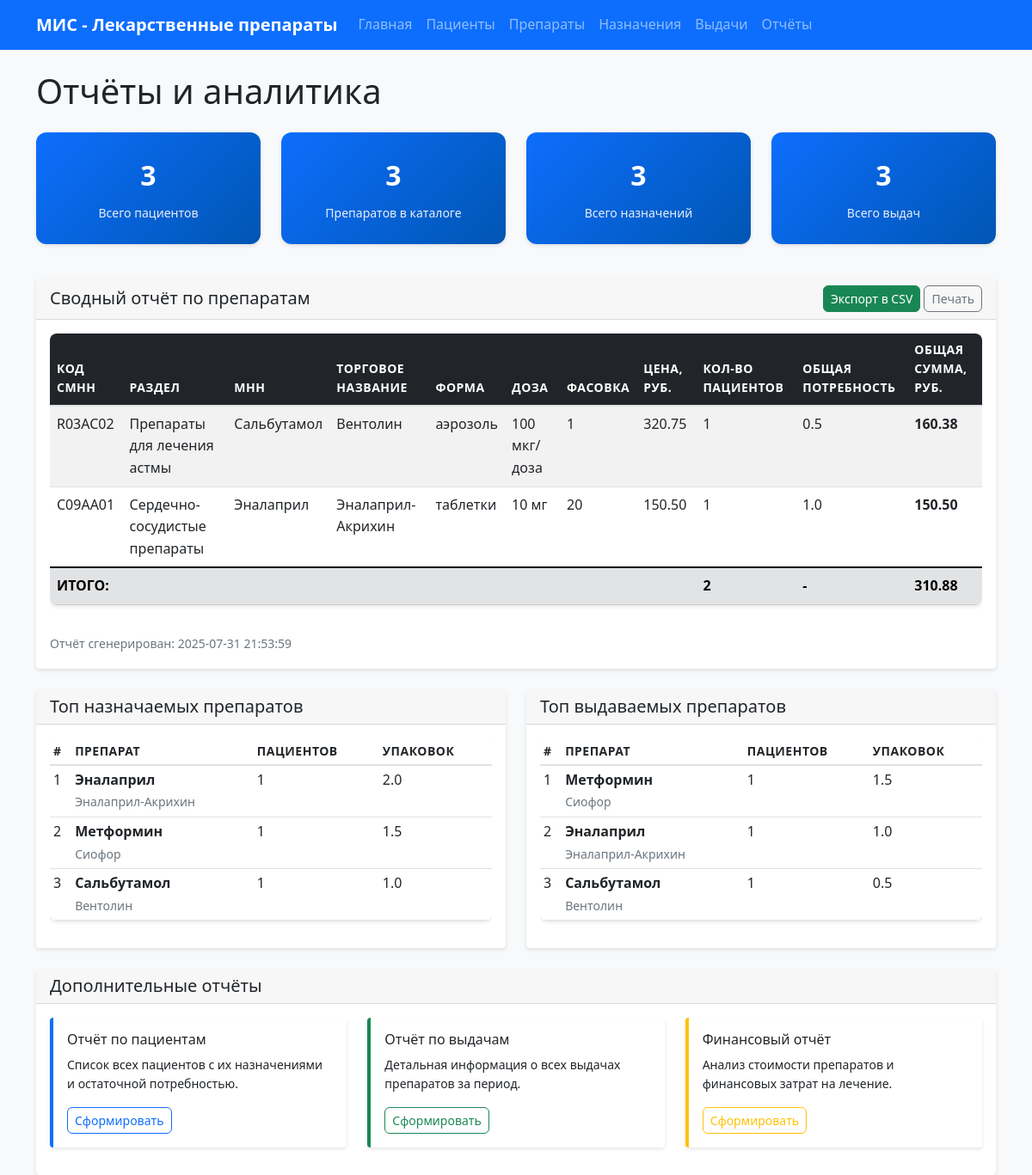
Page /reports on the committed database.
### tables this page shows
CREATE TABLE medicines (
            medicine_id INTEGER PRIMARY KEY AUTOINCREMENT,
            smmn_node_code TEXT NOT NULL,
            section TEXT NOT NULL,
            standardized_mnn TEXT NOT NULL,
            trade_name_vk TEXT NOT NULL,
            standardized_dosage_form TEXT NOT NULL,
            standardized_dosage TEXT NOT NULL,
            characteristic TEXT,
            packaging INTEGER NOT NULL,
            price REAL NOT NULL,
            created_at TIMESTAMP DEFAULT CURRENT_TIMESTAMP,
            updated_at TIMESTAMP DEFAULT CURRENT_TIMESTAMP
        );

### routes.py (the view)
    @app.route("/reports")
    def reports():
        from reports_generator import ReportsGenerator
        date_presets = ReportsGenerator.get_date_range_presets()
        report = BusinessLogic.generate_medicine_report()
        stats = BusinessLogic.get_medicine_usage_statistics()
        return render_template("reports.html",
                             report=report,
                             stats=stats,
                             date_presets=date_presets)

### database.py (called while the page is built)
def get_db():
    if 'db' not in g:
        g.db = sqlite3.connect(current_app.config['DATABASE_PATH'])
        g.db.row_factory = sqlite3.Row
    return g.db

def execute_query(query, params=None):
    db = get_db()
    if params:
        cursor = db.execute(query, params)
    else:
        cursor = db.execute(query)
    return cursor

def fetch_one(query, params=None):
    cursor = execute_query(query, params)
    return cursor.fetchone()

def fetch_all(query, params=None):
    cursor = execute_query(query, params)
    return cursor.fetchall()

### models.py (called while the page is built)
    @staticmethod
    def get_all():
        query = "SELECT * FROM medicines"
        rows = fetch_all(query)
        return [Medicine(medicine_id=row["medicine_id"], smmn_node_code=row["smmn_node_code"], section=row["section"], standardized_mnn=row["standardized_mnn"], trade_name_vk=row["trade_name_vk"], standardized_dosage_form=row["standardized_dosage_form"], standardized_dosage=row["standardized_dosage"], characteristic=row["characteristic"], packaging=row["packaging"], price=row["price"]) for row in rows]

### templates/reports.html (shortened to what this page needs)
{% extends "base.html" %}
{% block content %}
<div class="row">
    <div class="col-12">
        <h1 class="mb-4">Отчёты и аналитика</h1>
    </div>
</div>
<div class="row mb-4">
    <div class="col-md-3 mb-3">
        <div class="card metric-card">
            <div class="metric-value">{{ stats.general_stats.total_patients or 0 }}</div>
            <div class="metric-label">Всего пациентов</div>
        </div>
    </div>
    <div class="col-md-3 mb-3">
        <div class="card metric-card">
            <div class="metric-value">{{ stats.general_stats.total_medicines or 0 }}</div>
            <div class="metric-label">Препаратов в каталоге</div>
        </div>
    </div>
    <div class="col-md-3 mb-3">
        <div class="card metric-card">
            <div class="metric-value">{{ stats.general_stats.total_prescriptions or 0 }}</div>
            <div class="metric-label">Всего назначений</div>
        </div>
    </div>
    <div class="col-md-3 mb-3">
        <div class="card metric-card">
            <div class="metric-value">{{ stats.general_stats.total_dispensings or 0 }}</div>
            <div class="metric-label">Всего выдач</div>
        </div>
    </div>
</div>
<div class="row mb-4">
    <div class="col-12">
        <div class="card">
            <div class="card-header d-flex justify-content-between align-items-center">
                <h5 class="mb-0">
                     Сводный отчёт по препаратам
                </h5>
                <div>
                    <a href="{{ url_for('export_medicine_report') }}" class="btn btn-success btn-sm">
                         Экспорт в CSV
                    </a>
                    <button class="btn btn-outline-secondary btn-sm" onclick="printReport()">
                         Печать
                    </button>
                </div>
            </div>
            <div class="card-body">
                {% if report.data %}
                <div class="table-responsive">
                    <table class="table table-striped table-hover" id="medicineReportTable">
                        <thead class="table-dark">
                            <tr>
                                <th>Код СМНН</th>
                                <th>Раздел</th>
                                <th>МНН</th>
                                <th>Торговое название</th>
                                <th>Форма</th>
                                <th>Доза</th>
                                <th>Фасовка</th>
                                <th>Цена, руб.</th>
                                <th>Кол-во пациентов</th>
                                <th>Общая потребность</th>
                                <th>Общая сумма, руб.</th>
                            </tr>
                        </thead>
                        <tbody>
                            {% for item in report.data %}
                            <tr>
                                <td>{{ item.smmn_node_code }}</td>
                                <td>{{ item.section }}</td>
                                <td>{{ item.standardized_mnn }}</td>
                                <td>{{ item.trade_name_vk }}</td>
                                <td>{{ item.standardized_dosage_form }}</td>
                                <td>{{ item.standardized_dosage }}</td>
                                <td>{{ item.packaging }}</td>
                                <td>{{ "%.2f"|format(item.price) }}</td>
                                <td>{{ item.patients_count }}</td>
                                <td>{{ "%.1f"|format(item.total_need) }}</td>
                                <td class="fw-bold">{{ "%.2f"|format(item.total_cost) }}</td>
                            </tr>
                            {% endfor %}
                        </tbody>
                        <tfoot class="table-secondary">
                            <tr class="fw-bold">
                                <td colspan="8">ИТОГО:</td>
                                <td>{{ report.summary.total_patients }}</td>
                                <td>-</td>
                                <td>{{ "%.2f"|format(report.summary.total_cost) }}</td>
                            </tr>
                        </tfoot>
                    </table>
                </div>
                <div class="mt-3">
                    <small class="text-muted">
                        Отчёт сгенерирован: {{ report.summary.generated_at }}
                    </small>
                </div>
                {% else %}
                <div class="text-center py-4">
                    <i class="fas fa-info-circle fa-3x text-muted mb-3"></i>
                    <h5>Нет данных для отчёта</h5>
                    <p class="text-muted">Добавьте пациентов, препараты и назначения для формирования отчёта.</p>
                </div>
                {% endif %}
            </div>
        </div>
    </div>
</div>
<div class="row mb-4">
    <div class="col-md-6">
        <div class="card">
            <div class="card-header">
                <h5 class="mb-0">
                     Топ назначаемых препаратов
                </h5>
            </div>
            <div class="card-body">
                {% if stats.top_prescribed %}
                <div class="table-responsive">
                    <table class="table table-sm">
                        <thead>
                            <tr>
                                <th>#</th>
                                <th>Препарат</th>
                                <th>Пациентов</th>
                                <th>Упаковок</th>
                            </tr>
                        </thead>
                        <tbody>
                            {% for item in stats.top_prescribed %}
                            <tr>
                                <td>{{ loop.index }}</td>
                                <td>
                                    <strong>{{ item.standardized_mnn }}</strong><br>
                                    <small class="text-muted">{{ item.trade_name_vk }}</small>
                                </td>
                                <td>{{ item.patients_count }}</td>
                                <td>{{ "%.1f"|format(item.total_prescribed) }}</td>
                            </tr>
                            {% endfor %}
                        </tbody>
                    </table>
                </div>
                {% else %}
                <p class="text-muted text-center">Нет данных о назначениях</p>
                {% endif %}
            </div>
        </div>
    </div>
    <div class="col-md-6">
        <div class="card">
            <div class="card-header">
                <h5 class="mb-0">
                     Топ выдаваемых препаратов
                </h5>
            </div>
            <div class="card-body">
                {% if stats.top_dispensed %}
                <div class="table-responsive">
                    <table class="table table-sm">
                        <thead>
                            <tr>
                                <th>#</th>
                                <th>Препарат</th>
                                <th>Пациентов</th>
                                <th>Упаковок</th>
                            </tr>
                        </thead>
                        <tbody>
                            {% for item in stats.top_dispensed %}
                            <tr>
                                <td>{{ loop.index }}</td>
                                <td>
                                    <strong>{{ item.standardized_mnn }}</strong><br>
                                    <small class="text-muted">{{ item.trade_name_vk }}</small>
                                </td>
                                <td>{{ item.patients_count }}</td>
                                <td>{{ "%.1f"|format(item.total_dispensed) }}</td>
                            </tr>
                            {% endfor %}
                        </tbody>
                    </table>
                </div>
                {% else %}
                <p class="text-muted text-center">Нет данных о выдачах</p>
                {% endif %}
            </div>
        </div>
    </div>
</div>
<div class="row">
    <div class="col-12">
        <div class="card">
            <div class="card-header">
                <h5 class="mb-0">
                     Дополнительные отчёты
                </h5>
            </div>
            <div class="card-body">
                <div class="row">
                    <div class="col-md-4 mb-3">
                        <div class="card border-start-primary">
                            <div class="card-body">
                                <h6 class="card-title">Отчёт по пациентам</h6>
                                <p class="card-text small">Список всех пациентов с их назначениями и остаточной потребностью.</p>
                                <a href="{{ url_for('patient_report') }}" class="btn btn-outline-primary btn-sm">
                                     Сформировать
                                </a>
                            </div>
                        </div>
                    </div>
                    <div class="col-md-4 mb-3">
                        <div class="card border-start-success">
                            <div class="card-body">
                                <h6 class="card-title">Отчёт по выдачам</h6>
                                <p class="card-text small">Детальная информация о всех выдачах препаратов за период.</p>
                                <a href="{{ url_for('dispensing_report') }}" class="btn btn-outline-success btn-sm">
                                     Сформировать
                                </a>
                            </div>
                        </div>
                    </div>
                    <div class="col-md-4 mb-3">
                        <div class="card border-start-warning">
                            <div class="card-body">
                                <h6 class="card-title">Финансовый отчёт</h6>
                                <p class="card-text small">Анализ стоимости препаратов и финансовых затрат на лечение.</p>
                                <a href="{{ url_for('financial_report') }}" class="btn btn-outline-warning btn-sm">
                                     Сформировать
                                </a>
                            </div>
                        </div>
                    </div>
                </div>
            </div>
        </div>
    </div>
</div>
{% endblock %}

### static/css/style.css (style rules this page uses)
:root { --primary-color: #0d6efd; --secondary-color: #6c757d; --success-color: #198754; --danger-color: #dc3545; --warning-color: #ffc107; --info-color: #0dcaf0; --light-color: #f8f9fa; --dark-color: #212529; }
body { font-family: 'Segoe UI', Tahoma, Geneva, Verdana, sans-serif; background-color: #f8f9fa; line-height: 1.6; }
.card { transition: transform 0.2s ease-in-out, box-shadow 0.2s ease-in-out; border: none; box-shadow: 0 2px 4px rgba(0,0,0,0.1); }
.table { background-color: white; border-radius: 8px; overflow: hidden; box-shadow: 0 2px 4px rgba(0,0,0,0.1); }
.table thead th { border-bottom: 2px solid #dee2e6; font-weight: 600; text-transform: uppercase; font-size: 0.875rem; letter-spacing: 0.5px; }
.btn { border-radius: 6px; font-weight: 500; transition: all 0.2s ease; }
.metric-card { background: linear-gradient(135deg, var(--primary-color), #0056b3); color: white; border-radius: 12px; padding: 1.5rem; text-align: center; }
.metric-value { font-size: 2rem; font-weight: bold; margin-bottom: 0.5rem; }
.metric-label { font-size: 0.875rem; opacity: 0.9; }
.fade-in { animation: fadeIn 0.5s ease-out; }
.border-start-primary { border-left: 4px solid var(--primary-color) !important; }
.border-start-success { border-left: 4px solid var(--success-color) !important; }
.border-start-warning { border-left: 4px solid var(--warning-color) !important; }

### rows in the picture
medicines: smmn_node_code "R03AC02", section "Препараты для лечения астмы", standardized_mnn "Сальбутамол", trade_name_vk "Вентолин", standardized_dosage_form "аэрозоль", standardized_dosage "100 мкг/доза", packaging "1", price "320.75", patients_count "1", total_need "0.5", total_cost "160.38", total_prescribed "1.0", total_dispensed "0.5"
medicines: smmn_node_code "C09AA01", section "Сердечно-сосудистые препараты", standardized_mnn "Эналаприл", trade_name_vk "Эналаприл-Акрихин", standardized_dosage_form "таблетки", standardized_dosage "10 мг", packaging "20", price "150.50", patients_count "1", total_need "1.0", total_cost "150.50", total_prescribed "2.0", total_dispensed "1.0"
medicines: standardized_mnn "Метформин", trade_name_vk "Сиофор", patients_count "1", total_prescribed "1.5", total_dispensed "1.5"

### other values in the picture
{{ stats.general_stats.total_patients or 0 }} "3"
{{ stats.general_stats.total_medicines or 0 }} "3"
{{ stats.general_stats.total_prescriptions or 0 }} "3"
{{ stats.general_stats.total_dispensings or 0 }} "3"
{{ report.summary.total_patients }} "2"
{{ "%.2f"|format(report.summary.total_cost) }} "310.88"
{{ report.summary.generated_at }} "2025-07-31 21:53:59"
